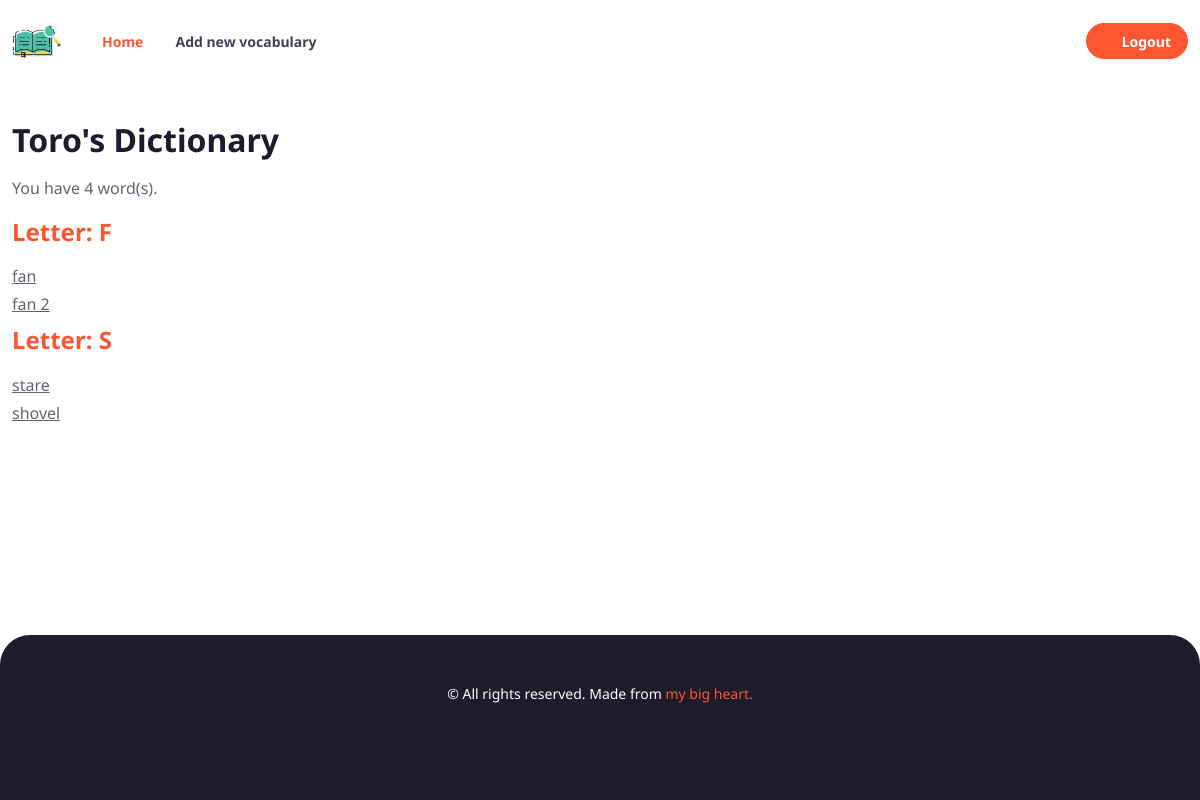
The page / (signed in) on the database as committed earlier.
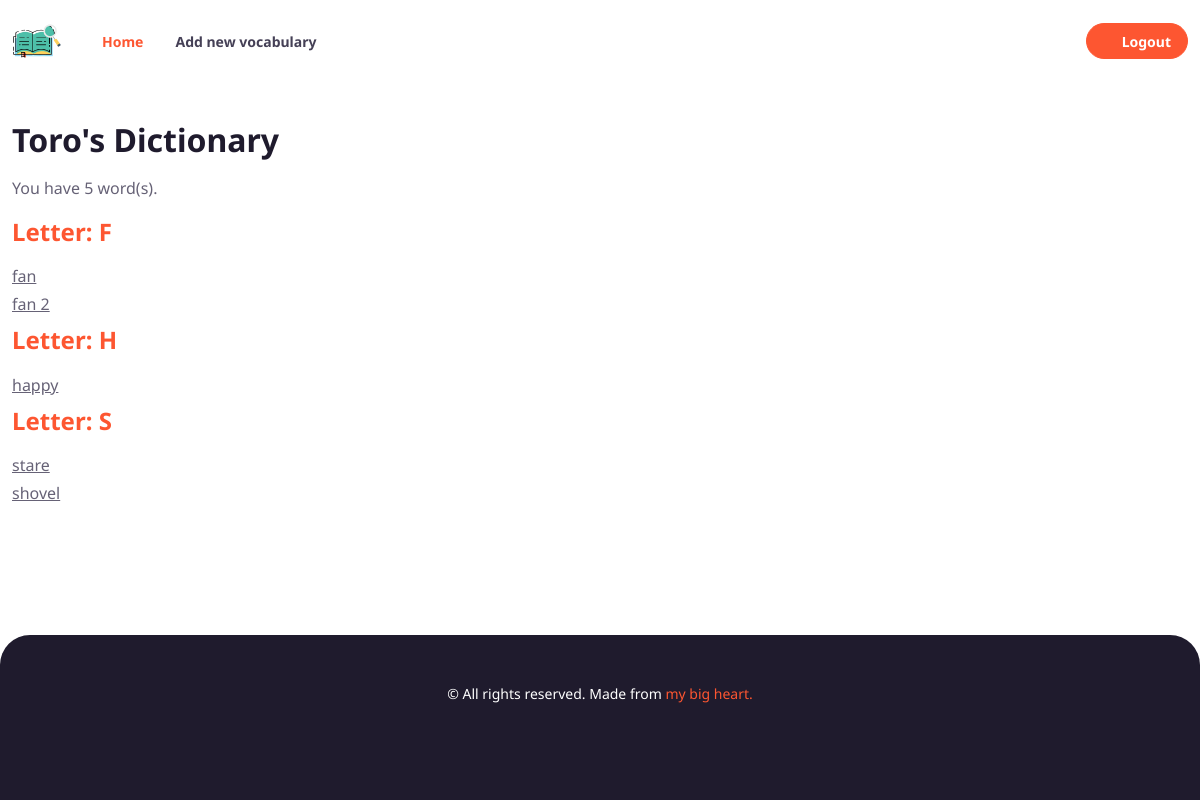
The same page on the database as committed later.
### manage_vocabulary/models.py (models this page shows)
class User(AbstractUser):
    pass

class Word(models.Model):
    name = models.CharField(max_length=100)
    owners = models.ManyToManyField(User, blank=True, related_name="words")

### manage_vocabulary/views.py (the view)
# urls.py: path("", views.index, name="index"),
def index(request):
    if request.user.is_authenticated:
        context = vocabulary_list(request)
        return render(request, 'manage_vocabulary/index_user_is_authenticated.html', context)
    else:
        return render(request, 'manage_vocabulary/index.html')

### manage_vocabulary/templatetags/custom_filters.py (called while the page is built)
@register.filter
def replacetoSpace(value):
    return value.replace('-', ' ')

### manage_vocabulary/views.py (called while the page is built)
def vocabulary_list(request):
    user_id = request.user.id
    user = User.objects.get(pk=user_id)
    vocabulary_words = Word.objects.filter(owners=user)
    word_dict = defaultdict(list)
    for word in vocabulary_words:
        first_letter = word.name[0].upper()
        if first_letter in word_dict:
            word_dict[first_letter].append(word)
        else:
            word_dict[first_letter] = [word]
    sorted_word_dict = dict(sorted(word_dict.items()))
    letters = sorted_word_dict.keys()
    context = {
        'total': len(vocabulary_words),
        'sored_word_dict': sorted_word_dict.items(),
        'letters': letters,
    }
    return context

### manage_vocabulary/templates/manage_vocabulary/index_user_is_authenticated.html (shortened to what this page needs)
{% extends "manage_vocabulary/layout.html" %} {% load static %} {% block body %}
{% load custom_filters %}
<div class="container mt-5 mb-md-4 py-5">
  <h2 class="mt-4">{{ user.username|title}}'s Dictionary</h2>
  <div class="my-3">You have {{total}} word(s).
  </div>
  {% for letter, words in sored_word_dict %}
  <h4 id="{{letter}}" class="mt-2 text-primary">Letter: {{letter}}</h4>
  {% for word in words %}
  <div class="mt-1">
    <a class="text-body" href="{% url 'vocabulary_detail' word.id %}">
      {{word.name|replacetoSpace }}</a
    >
  </div>
  {% endfor%} {% endfor%}
</div>
{% endblock %}

### manage_vocabulary/templates/manage_vocabulary/layout.html (shortened to what this page needs)
{% url 'index' as index %} {% url 'add_vocabulary' as add_vocabulary %} {% load static %}
<!DOCTYPE html>
<html lang="en">
  <head>
    <link
      href="https://cdn.jsdelivr.net/npm/bootstrap@5.3.0/dist/css/bootstrap.min.css"
      rel="stylesheet"
    />
    <link
      href="{% static 'manage_vocabulary/css/theme.min.css' %}"
      rel="stylesheet"
    />
    <link
      href="{% static 'manage_vocabulary/css/styles.css' %}"
      rel="stylesheet"
    />
  </head>
  <body>
    <main class="page-wrapper">
      <header class="navbar navbar-expand-md navbar-light fixed-top">
        <div class="container">
          <a class="navbar-brand me-2 me-xl-4" href="{% url 'index' %}"
            ><img
              class="d-block logo"
              src="{% static 'manage_vocabulary/img/logo/dictionary-icon.png' %}"
              alt="Toro"
          /></a>
          {% if user.is_authenticated %}
          <a
            class="btn btn-primary btn-sm rounded-pill ms-2 order-lg-3"
            href="{% url 'logout' %}"
            ><i class="fi-logout me-2"></i>Logout</a
          >
          {% endif %}
          <div class="collapse navbar-collapse order-md-2" id="navbarNav">
            <ul class="navbar-nav">
              <li class="nav-item">
                <a
                  class="nav-link {% if request.path == index %} active {% endif %}"
                  href="{% url 'index' %}"
                  role="button"
                  aria-expanded="false"
                  >Home</a
                >
              </li>
              {% if user.is_authenticated %}
              <li class="nav-item dropdown">
                <a
                  class="nav-link {% if request.path == add_vocabulary %} active {% endif %}"
                  href="{% url 'add_vocabulary' %}"
                  role="button"
                  aria-expanded="false"
                  >Add new vocabulary</a
                >
              </li>
              {% endif %}
            </ul>
          </div>
        </div>
      </header>
      {% block body %} {% endblock %}
    </main>
    <footer class="position-relative pb-5">
      <div
        class="d-block position-absolute top-0 start-0 w-100 h-100 bg-dark"
        style="
          border-top-left-radius: 1.875rem;
          border-top-right-radius: 1.875rem;
        "
      ></div>
      <div class="container content-overlay text-center py-4 py-lg-5">
        <p class="fs-sm mb-0 text-light">
          © All rights reserved. Made from
          <span class="text-primary">my big heart.</span>
        </p>
      </div>
    </footer>
  </body>
</html>

### manage_vocabulary/static/manage_vocabulary/css/styles.css (style rules this page uses)
.logo { height: 50px; }
body { min-height: 100vh; display: flex; flex-direction: column; }
footer { margin-top: auto; }

Rows that differ between the two databases and show on the page:
added Word: letter "H", name "happy"
Other text that changed with them:
{{ total }}: "4" → "5"
